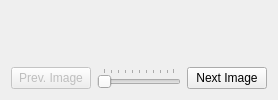
           <widget class="QWidget" name="layoutWidget">
            <layout class="QVBoxLayout" name="verticalLayout_2">
             <item>
              <layout class="QHBoxLayout" name="horizontalLayout_2">
               <item>
                <widget class="QWidget" name="pyqtgraph_widget" native="true">
                 <property name="sizePolicy">
                  <sizepolicy hsizetype="Expanding" vsizetype="Expanding">
                   <horstretch>0</horstretch>
                   <verstretch>0</verstretch>
                  </sizepolicy>
                 </property>
                </widget>
               </item>
              </layout>
             </item>
             <item>
              <layout class="QHBoxLayout" name="horizontalLayout_3">
               <item>
                <widget class="QPushButton" name="previous_image_button">
                 <property name="enabled">
                  <bool>false</bool>
                 </property>
                 <property name="text">
                  <string>Prev. Image</string>
                 </property>
                </widget>
               </item>
               <item>
                <widget class="QSlider" name="file_slider">
                 <property name="layoutDirection">
                  <enum>Qt::LeftToRight</enum>
                 </property>
                 <property name="orientation">
                  <enum>Qt::Horizontal</enum>
                 </property>
                 <property name="tickPosition">
                  <enum>QSlider::TicksAbove</enum>
                 </property>
                </widget>
               </item>
               <item>
                <widget class="QPushButton" name="next_image_button">
                 <property name="text">
                  <string>Next Image</string>
                 </property>
                </widget>
               </item>
              </layout>
             </item>
            </layout>
           </widget>
